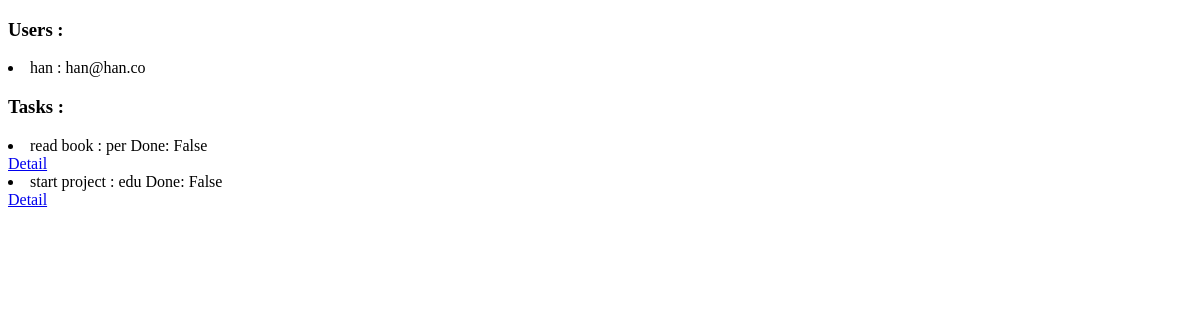
Before: /task/ with the older database file.
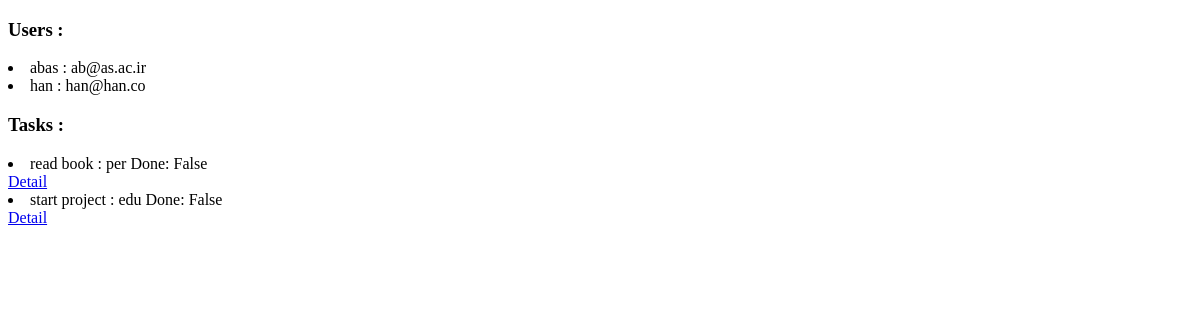
After: the same page with the newer database file.
### users/models.py (models this page shows, shortened)
class User(models.Model):
    username = models.CharField(max_length=100, unique=True, primary_key=True)
    email = models.EmailField()
    profile_image = models.ImageField(upload_to='images', default='Screenshot_from_2023-01-07_20-45-18.png')
    class Meta:
        ordering = ['username']

### task/models.py (models this page shows, shortened)
class Task(models.Model):
    task_types = [
        ('edu', 'education'),
        ('job', 'job'),
        ('per', 'personal'),
        ('fam', 'family')
    ]
    user = models.ForeignKey(User, on_delete=models.CASCADE)
    task_type = models.CharField(max_length=3, choices=task_types, default='per')
    title = models.CharField(max_length=120, null=True)
    done = models.BooleanField(default=False)
    slug = models.SlugField(max_length=20, null=True, blank=True)

### task/views.py (the view)
# urls.py: path('', views.all_users, name='all'),
def all_users(request):
    users = User.objects.all()
    tasks = Task.objects.all()
    context = {
        'users': users,
        'tasks': tasks
    }
    return render(request, 'index.html', context)

### templates/index.html (shortened to what this page needs)
<!DOCTYPE html>
<html lang="en">
<head>
</head>
<body>
<h3>Users :</h3>
{%  for u in users %}
    <li>{{ u.username }} : {{ u.email }}</li>
{% endfor %}
<h3>Tasks :</h3>
{%  for t in tasks %}
    <li>{{ t.title }} : {{ t.task_type }} Done:  {{ t.done }}</li>
    <a href="{% url 'task:task_detail' t.id %}"> Detail</a>
{% endfor %}
</body>
</html>

Changed rows visible on the page:
added User: username "abas", email "ab@as.ac.ir"
